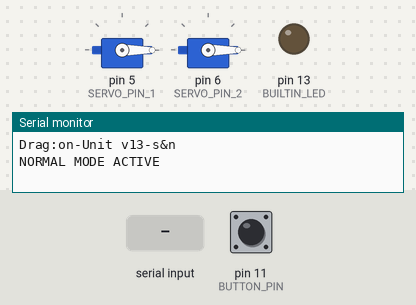
This sketch was run on a simulated Arduino Uno, built with avr-gcc and run on an emulated ATmega328P. On the bench: 2 × servo, output pins drawn as LEDs (lit = HIGH), the last lines printed to the serial monitor. The inputs (shaded band) are chosen by the test bench; at power-on: pin 11 (BUTTON_PIN) LOW.

Above: at 7.2 s.
7.3 s: "FANS 30 100\n" received over Serial
At 8.5 s:
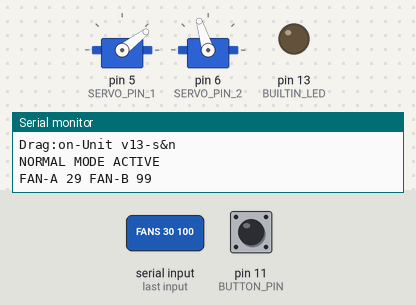
8.8 s: pin 11 (BUTTON_PIN) pulled HIGH for 0.15 s
At 8.87 s:
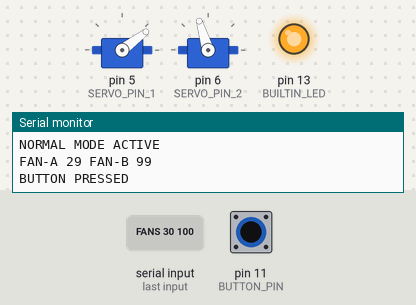
10.4 s: pin 11 (BUTTON_PIN) pulled HIGH for 3.2 s
At 14.6 s:
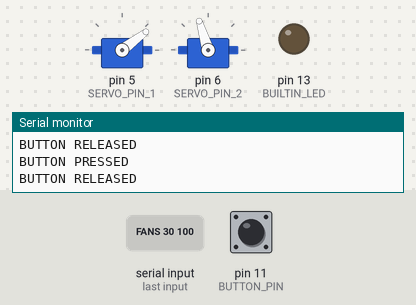
Timing chart, 0 to 16.1 s (numbered marks = the images above; inputs shaded):
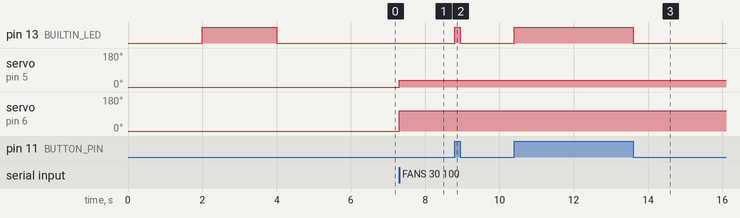

Measured:
- after the input at 7.3 s, servo on pin 5 (SERVO_PIN_1): 0° → 37° at once; servo on pin 6 (SERVO_PIN_2): 0° → 107° at once
- after the input at 8.8 s, pin 13 (BUILTIN_LED): LOW → HIGH at once, → LOW 0.15 s later
- after the input at 10.4 s, pin 13 (BUILTIN_LED): LOW → HIGH at once, → LOW 3.2 s later

The sketch:

dragon-servo-control-serial-standalone.ino
```cpp
/*
 * Serial - Drag:on Servo Control Software [normal & standalone]
 *
 * Author: André Zenner
 * Date: January 2020
 *
 * Libraries used:
 *    * ArduinoSerialCommand by Steven Cogswell - GNU LGPL 2.1 (https://github.com/scogswell/ArduinoSerialCommand)
 *    [* esp8266/Arduino - GNU LGPL 2.1 (https://github.com/esp8266/Arduino)] - only if using ESP8266 (Wemos)
 *    [* espsoftwareserial - (https://github.com/plerup/espsoftwareserial)] - only if using ESP8266 (Wemos)
 *
 * LISTENS FOR COMMANDS VIA SERIAL
 * SEND ASCII TO THIS UNIT. Example:
 * "FANS 30 100"  --> Opens FAN A 30% and FAN B 100%
 * "FANS X 40"    --> Opens FAN B 40% and leaves FAN A as is
 * "STATE"        --> Returns current relative position of fans (in percent) (FAN-A 30 FAN-B 100)
 *
 * SENDS ASCII WHEN BUTTON PRESSED/RELEASED
 * "BUTTON PRESSED"
 * "BUTTON RELEASED"
 *
 * BALANCED VERSION - FAN B LIMITED DUE TO HAND/ARM RESTRICTIONS
 *
 * COMBINED NORMAL & STANDALONE VERSION:
 *    --> TO START IN STANDALONE MODE: KEEP BUTTON PRESSED WHEN BOOTING ARDUINO --> GREEN LIGHT FLASHING 10X
 *    --> TO START IN NORMAL MODE: DO NOT PRESS BUTTON WHEN BOOTING
 * */

//include libs
#include <SoftwareSerial.h>
#include <SerialCommand.h>
#include <Servo.h>

//definations
#define VERSION 13           //the current version
#define SERVO_PIN_1 5      //labeled D5, see https://wiki.wemos.cc/products:d1:d1_mini#technical_specs
#define SERVO_PIN_2 6      //labeled D6
#define BUTTON_PIN 11       //labeled D11
#define BUILTIN_LED 13      //nano LED at 13

//servo parameters
Servo servoA;  // create servo object to control a servo
Servo servoB;
int degMax = 125;    //ATTENTION: 130 deg == FAN OPEN -- 0 deg = FAN CLOSED
int degMin = 0;
float limitationB = 0.86f;
int posA, posB;    // variable to store the servo position

//button
bool curPressed = false;

//serial communication
SerialCommand scmd;

//STANDALONE MODE
bool isStandalone = false;
int currentStateIndex = 0;
int numberStates = 5;
bool switchState = false;

void setup()
{
  //prepare pins
  Serial.begin(115200);
  while(!Serial);
  randomSeed(analogRead(1));      //random init
  pinMode(BUILTIN_LED, OUTPUT);   //status LED on chip
  pinMode(BUTTON_PIN, INPUT);
  servoA.attach(SERVO_PIN_1);
  servoB.attach(SERVO_PIN_2);

  //servo at start position
  posA = degMin;
  posB = degMin;
  servoA.write(posA);              // tell servo to go to position in variable 'pos'
  servoB.write(posB);

  //wait for everything to be set up
  delay(2000);

  //output version
  Serial.print("Drag:on-Unit v");
  Serial.print(VERSION);
  Serial.println("-s&n");

  //STANDALONE OR NORMAL MODE
  isStandalone = digitalRead(BUTTON_PIN) == HIGH;

  if(isStandalone){
    //output mode
    Serial.println("STANDALONE MODE ACTIVE");

    //indicate initialization finished
    blinkLED(10,300);
  }else{
    //output mode
    Serial.println("NORMAL MODE ACTIVE");

    //serial communication protocol
    scmd.addCommand("FANS", fansHandler);
    scmd.addCommand("STATE", stateHandler);

    //indicate initialization finished
    blinkLED(1,2000);
  }
}


void loop()
{
  //BUTTON HANDLING
  //check for button state
  if(curPressed && digitalRead(BUTTON_PIN) == LOW){
    Serial.println("BUTTON RELEASED");
    curPressed = false;
    digitalWrite(BUILTIN_LED, LOW);
  }
  if(!curPressed && digitalRead(BUTTON_PIN) == HIGH){
    if(isStandalone){
      switchState = true;
    }
    Serial.println("BUTTON PRESSED");
    curPressed = true;
    digitalWrite(BUILTIN_LED, HIGH);
  }

  //NORMAL MODE: check for new commands
  if (!isStandalone && Serial.available() > 0)
    scmd.readSerial();

  //STANDALONE MODE: switch to next state
  if(isStandalone && switchState){
    switchState = false;
    currentStateIndex = (currentStateIndex + 1) % numberStates;
    if(currentStateIndex == 0){
      fansHandlerSTR("0", "0");
    } else if(currentStateIndex == 1){
      fansHandlerSTR("100", "100");
    } else if(currentStateIndex == 2){
      fansHandlerSTR("100", "0");
    } else if(currentStateIndex == 3){
      fansHandlerSTR("50", "50");
    } else if(currentStateIndex == 4){
      fansHandlerSTR("0", "100");
    }
  }
}

//transform fans from serial command
void fansHandler () {
  const char *argA = scmd.next();
  const char *argB = scmd.next();
  fansHandlerSTR(argA, argB);
}

//transform fans from string
void fansHandlerSTR(const char *percentA, const char *percentB){
  const char *arg;
  int targetA = posA;
  int targetB = posB;

  //read target A
  arg = percentA;
  if(arg != NULL){
    if((strcmp(arg, "X") != 0) && (strcmp(arg, "x") != 0)){    //do nothing if "X", else parse target position
      targetA = (int)((atof(arg) / 100.0) * (degMax - degMin)) + degMin;
      if(degMin > targetA || targetA > degMax){
        targetA = posA;
      }
    }
  }

  //read target B
  arg = percentB;
  if(arg != NULL){
    if((strcmp(arg, "X") != 0) && (strcmp(arg, "x") != 0)){    //do nothing if "X", else parse target position
      targetB = (int)((atof(arg) / 100.0) * (degMax - degMin) * limitationB) + degMin;
      if(degMin > targetB || targetB > degMax){
        targetB = posB;
      }
    }
  }

  //apply
  if(targetA != posA){
    posA = targetA;
    servoA.write(posA);
  }
  if(targetB != posB){
    posB = targetB;
    servoB.write(posB);
  }

  //send feedback
  stateHandler();
}

//send current positions of fan
void stateHandler(){
    int percentA = (int)((((float)posA - (float)degMin)/(float)(degMax - degMin))*100.0);
    int percentB = (int)((((float)posB - (float)degMin)/((float)(degMax - degMin) * limitationB))*100.0);
    Serial.print("FAN-A ");
    Serial.print(percentA);
    Serial.print(" FAN-B ");
    Serial.println(percentB);
}

//blink the LED
void blinkLED(int times, int duration){
  for(int i=0; i<times; i++){
    digitalWrite(BUILTIN_LED, HIGH);
    delay(duration);
    digitalWrite(BUILTIN_LED, LOW);
    delay(duration);
  }
}
```
